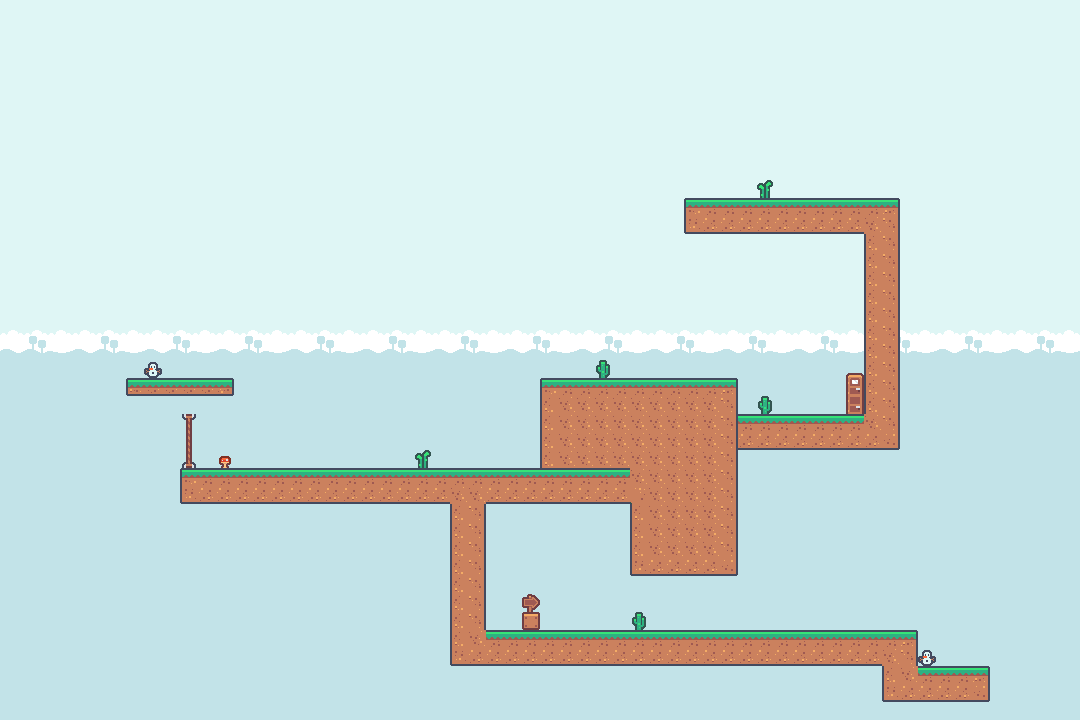

A level layout from a 2D game, rendered from its tile map. Below: a short description, then the map file with tile-grid data replaced by summaries:
An orthogonal 60x40 tile map with 18x18 px tiles, 3 tile layers (Tile Layer 1, Tile Layer 2, Tile Layer 3), 2 tilesets and 23 objects (4x bound, 2x box, player, BachTuoc, CucDa, ...).

<map version="1.10" tiledversion="1.10.2" orientation="orthogonal" renderorder="right-down" width="60" height="40" tilewidth="18" tileheight="18" infinite="0" nextlayerid="5" nextobjectid="28">
 <tileset firstgid="1" source="tileset/tilemap-backgrounds_packed.tsx" />
 <tileset firstgid="41" source="tileset/tilemap_packed.tsx" />
 <layer id="1" name="Tile Layer 1" width="60" height="40">
  <data>[2400 cells, 2400 non-empty, 19 distinct tile ids]</data>
 </layer>
 <layer id="2" name="Tile Layer 2" width="60" height="40">
  <data>[2400 cells, 287 non-empty, 13 distinct tile ids]</data>
 </layer>
 <layer id="4" name="Tile Layer 3" width="60" height="40">
  <data>[2400 cells, 16 non-empty, 12 distinct tile ids]</data>
 </layer>
 <objectgroup id="3" name="objects">
  <object id="1" name="bound" x="0" y="702" width="1080" height="18" />
  <object id="4" name="player" x="558" y="576" width="18" height="18" />
  <object id="5" name="BachTuoc" x="954" y="638" width="18" height="18" />
  <object id="6" name="CucDa" x="792" y="385" width="18" height="18" />
  <object id="7" name="door" x="180" y="342" width="36" height="36" />
  <object id="8" name="box" x="486" y="450" width="18" height="18" />
  <object id="9" name="box" x="270" y="450" width="18" height="18" />
  <object id="10" name="button" x="360" y="478" width="18" />
  <object id="11" x="126" y="378">
   <polygon points="0,0 108,0 108,18 0,18" />
  </object>
  <object id="12" x="180" y="414">
   <polygon points="0,0 18,0 18,54 0,54" />
  </object>
  <object id="13" x="180" y="468">
   <polygon points="0,0 486,0 486,36 0,36" />
  </object>
  <object id="15" x="630" y="378">
   <polygon points="0,0 0,198 108,198 108,0" />
  </object>
  <object id="16" x="540" y="378">
   <polygon points="0,0 90,0 90,90 0,90" />
  </object>
  <object id="17" x="684" y="198">
   <polygon points="0,0 180,0 180,36 0,36" />
  </object>
  <object id="18" x="864" y="198">
   <polygon points="0,0 36,0 36,252 0,252" />
  </object>
  <object id="19" x="738" y="414">
   <polygon points="0,0 126,0 126,36 0,36" />
  </object>
  <object id="20" x="450" y="504">
   <polygon points="0,0 36,0 36,126 0,126" />
  </object>
  <object id="21" x="486" y="630">
   <polygon points="0,0 432,0 432,36 0,36" />
  </object>
  <object id="22" x="918" y="666">
   <polygon points="0,0 72,0 72,36 0,36" />
  </object>
  <object id="23" x="522" y="594">
   <polygon points="0,0 18,0 18,36 0,36" />
  </object>
  <object id="24" name="bound" x="1044" y="0" width="18" height="702" />
  <object id="26" name="bound" x="54" y="0" width="18" height="702" />
  <object id="27" name="bound" x="72" y="-36" width="972" height="36" />
 </objectgroup>
</map>
